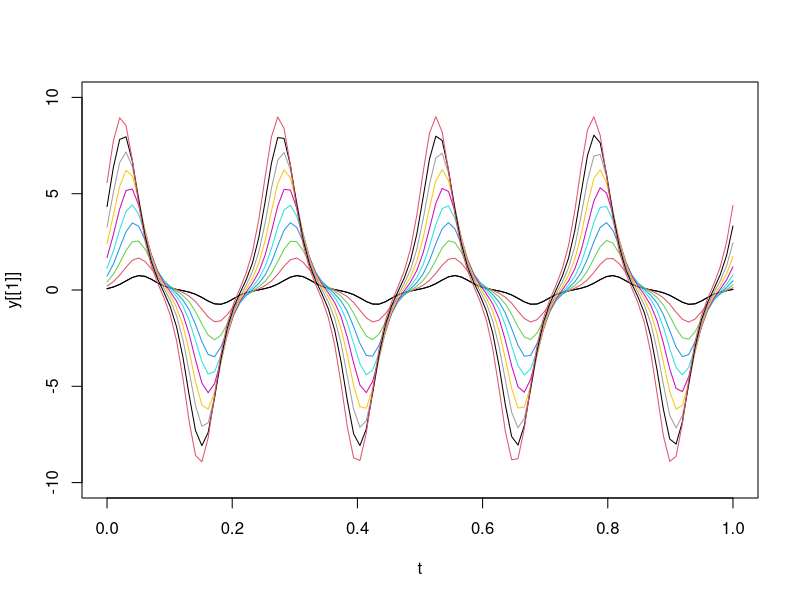

Reproduce this figure in R.
t <- seq(0,1, length.out = 100)

w <- 25

a <- seq(0.25,3, length.out = 10)
b <- seq(0.25,1, length.out = 10)

y <- list()

for(i in 1:length(a)){
 y[[i]] <- a[i]*sin(w*t + b[i]) + a[i]*sin(w*t + b[i])^3 + a[i]*sin(w*t + b[i])^5 
}

# x11()
plot(t, y[[1]], type = "l", ylim = c(-10,10))

for(i in 1:length(a)){
  lines(t, y[[i]], col = i)
}

